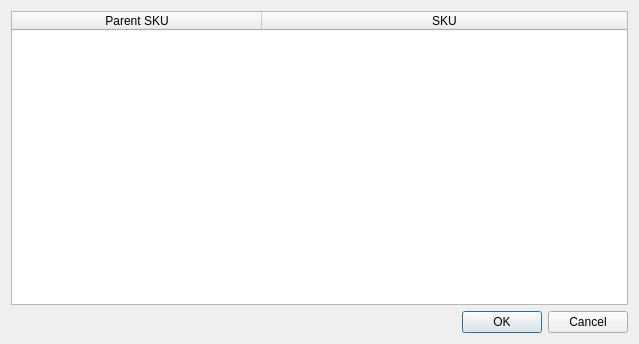
<?xml version="1.0" encoding="UTF-8"?>
<ui version="4.0">
 <class>DialogMissingSkus</class>
 <widget class="QDialog" name="DialogMissingSkus">
  <property name="geometry">
   <rect>
    <x>0</x>
    <y>0</y>
    <width>639</width>
    <height>344</height>
   </rect>
  </property>
  <property name="windowTitle">
   <string>Images missing</string>
  </property>
  <layout class="QVBoxLayout" name="verticalLayout">
   <item>
    <widget class="QTableWidget" name="tableWidget">
     <attribute name="horizontalHeaderDefaultSectionSize">
      <number>250</number>
     </attribute>
     <attribute name="horizontalHeaderStretchLastSection">
      <bool>true</bool>
     </attribute>
     <column>
      <property name="text">
       <string>Parent SKU</string>
      </property>
     </column>
     <column>
      <property name="text">
       <string>SKU</string>
      </property>
     </column>
    </widget>
   </item>
   <item>
    <widget class="QDialogButtonBox" name="buttonBox">
     <property name="orientation">
      <enum>Qt::Orientation::Horizontal</enum>
     </property>
     <property name="standardButtons">
      <set>QDialogButtonBox::StandardButton::Cancel|QDialogButtonBox::StandardButton::Ok</set>
     </property>
    </widget>
   </item>
  </layout>
 </widget>
 <resources/>
 <connections>
  <connection>
   <sender>buttonBox</sender>
   <signal>accepted()</signal>
   <receiver>DialogMissingSkus</receiver>
   <slot>accept()</slot>
   <hints>
    <hint type="sourcelabel">
     <x>248</x>
     <y>254</y>
    </hint>
    <hint type="destinationlabel">
     <x>157</x>
     <y>274</y>
    </hint>
   </hints>
  </connection>
  <connection>
   <sender>buttonBox</sender>
   <signal>rejected()</signal>
   <receiver>DialogMissingSkus</receiver>
   <slot>reject()</slot>
   <hints>
    <hint type="sourcelabel">
     <x>316</x>
     <y>260</y>
    </hint>
    <hint type="destinationlabel">
     <x>286</x>
     <y>274</y>
    </hint>
   </hints>
  </connection>
 </connections>
</ui>
